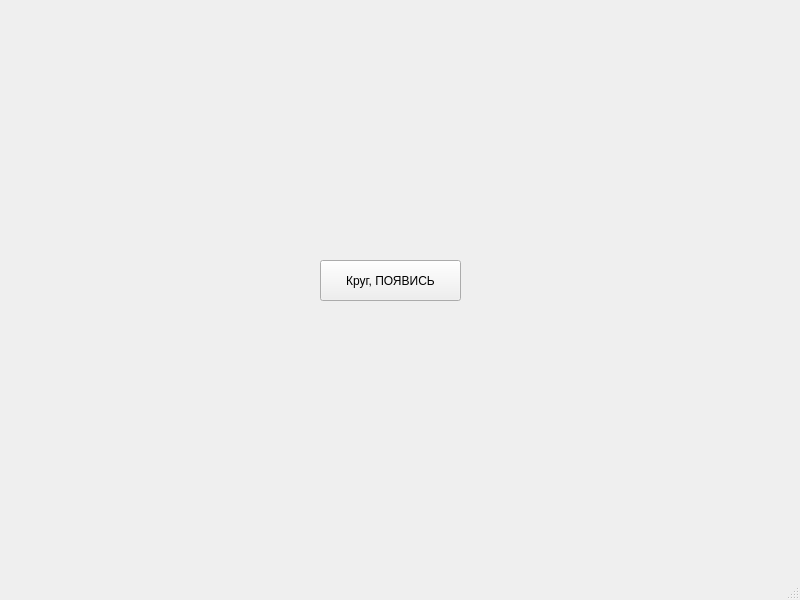
<?xml version="1.0" encoding="UTF-8"?>
<ui version="4.0">
 <class>MainWindow</class>
 <widget class="QMainWindow" name="MainWindow">
  <property name="geometry">
   <rect>
    <x>0</x>
    <y>0</y>
    <width>800</width>
    <height>600</height>
   </rect>
  </property>
  <property name="windowTitle">
   <string>MainWindow</string>
  </property>
  <widget class="QWidget" name="centralwidget">
   <widget class="QPushButton" name="pushButton">
    <property name="geometry">
     <rect>
      <x>320</x>
      <y>260</y>
      <width>141</width>
      <height>41</height>
     </rect>
    </property>
    <property name="text">
     <string>Круг, ПОЯВИСЬ</string>
    </property>
   </widget>
  </widget>
  <widget class="QStatusBar" name="statusbar"/>
 </widget>
 <resources/>
 <connections/>
</ui>
